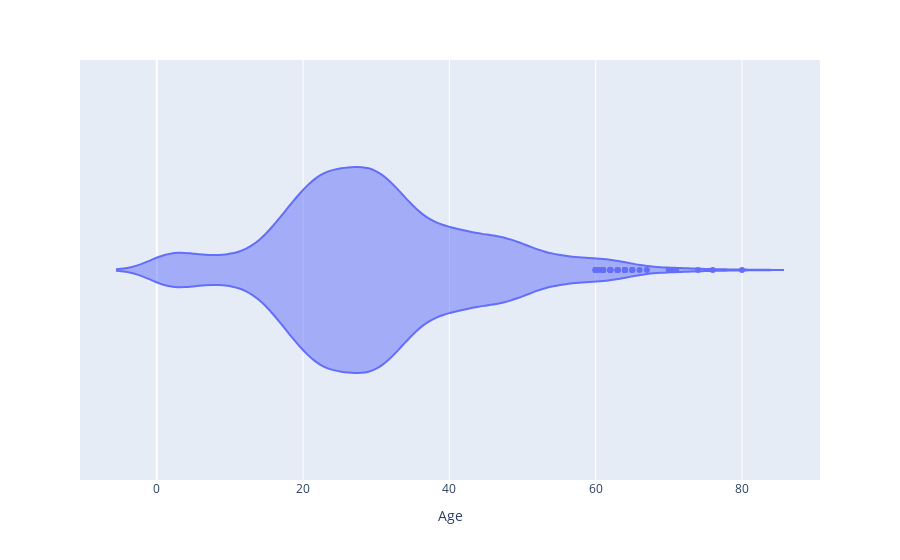

Here is the notebook cell this chart was saved with:
### Markdown cell above
#### Now in addition to the summary statistics, we want to have in the same plot the distribution of `Age`. What kind of plot would you use? Plot it.

### Code cell
# your code here
#Google tells me to use the v*g*na plot.

px.violin(titanic, x='Age')

#there we go i guess... :P

### Figure 1 — Plotly figure (JSON) as saved in the notebook; plotly's stock layout.template omitted (floating-point values rounded to 4 significant figures; data arrays with more than 128 entries replaced by an {"elided": "..."} marker saying what was removed)
{"data": [{"alignmentgroup": "True", "box": {"visible": false}, "hovertemplate": "Age=%{x}<extra></extra>", "legendgroup": "", "marker": {"color": "#636efa"}, "name": "", "offsetgroup": "", "orientation": "h", "scalegroup": "True", "showlegend": false, "type": "violin", "x": {"elided": "1309 float values"}, "x0": " ", "xaxis": "x", "y0": " ", "yaxis": "y"}], "layout": {"legend": {"tracegroupgap": 0}, "margin": {"t": 60}, "violinmode": "group", "xaxis": {"anchor": "y", "domain": [0, 1], "title": {"text": "Age"}}, "yaxis": {"anchor": "x", "domain": [0, 1]}}}
